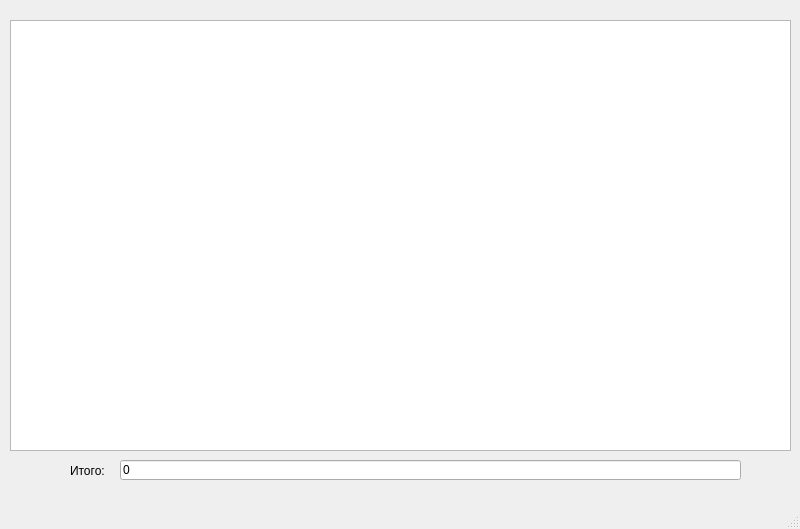
<?xml version="1.0" encoding="UTF-8"?>
<ui version="4.0">
 <class>MainWindow</class>
 <widget class="QMainWindow" name="MainWindow">
  <property name="geometry">
   <rect>
    <x>0</x>
    <y>0</y>
    <width>800</width>
    <height>529</height>
   </rect>
  </property>
  <property name="windowTitle">
   <string>MainWindow</string>
  </property>
  <widget class="QWidget" name="centralwidget">
   <widget class="QLabel" name="label">
    <property name="geometry">
     <rect>
      <x>70</x>
      <y>450</y>
      <width>41</width>
      <height>41</height>
     </rect>
    </property>
    <property name="text">
     <string>Итого:</string>
    </property>
   </widget>
   <widget class="QLineEdit" name="le">
    <property name="geometry">
     <rect>
      <x>120</x>
      <y>460</y>
      <width>621</width>
      <height>20</height>
     </rect>
    </property>
    <property name="text">
     <string>0</string>
    </property>
   </widget>
   <widget class="QTableWidget" name="tt">
    <property name="geometry">
     <rect>
      <x>10</x>
      <y>20</y>
      <width>781</width>
      <height>431</height>
     </rect>
    </property>
   </widget>
  </widget>
  <widget class="QStatusBar" name="statusbar"/>
 </widget>
 <resources/>
 <connections/>
</ui>
